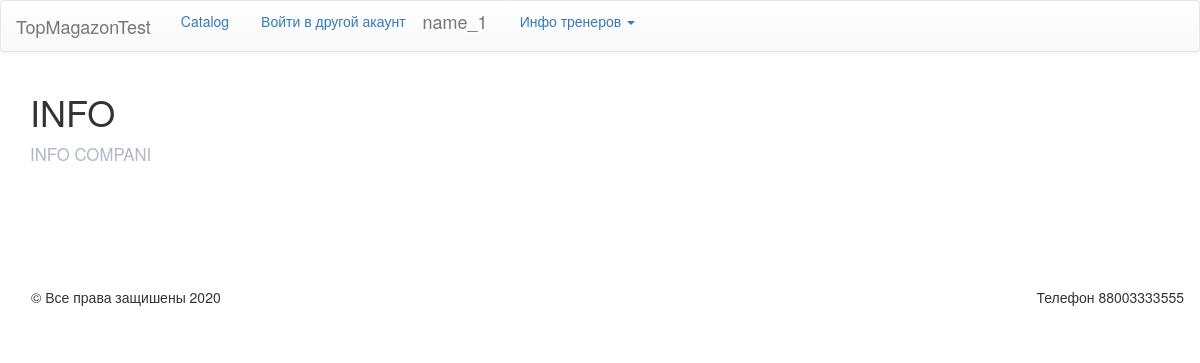
The page / (signed in) on the database its author committed.
### data/INFORM.py (models this page shows)
class Info(SqlAlchemyBase, SerializerMixin):
    __tablename__ = 'inform'
    id = sqlalchemy.Column(sqlalchemy.Integer,
                           primary_key=True, autoincrement=True)
    name = sqlalchemy.Column(sqlalchemy.String, nullable=False, default='name')
    start_text = sqlalchemy.Column(sqlalchemy.String, nullable=False, default='start_text')
    telefon = sqlalchemy.Column(sqlalchemy.String, nullable=False, default='89999999')
    compan_img = sqlalchemy.Column(sqlalchemy.String, nullable=False, default='https://sun9-16.userapi.com/c856028/v856028901/202200/Epy2s3_x81I.jpg')
    admin = sqlalchemy.Column(sqlalchemy.String, nullable=False, default='admin')
    modified_date = sqlalchemy.Column(sqlalchemy.DateTime, default=datetime.datetime.now)
    derektor = sqlalchemy.Column(sqlalchemy.String, nullable=False, default='derektor')

### data/users.py (models this page shows, shortened)
class User(SqlAlchemyBase, UserMixin, SerializerMixin):
    __tablename__ = 'users'
    id = sqlalchemy.Column(sqlalchemy.Integer, primary_key=True, autoincrement=True)
    login = sqlalchemy.Column(sqlalchemy.String, nullable=False, unique=True)
    surname = sqlalchemy.Column(sqlalchemy.String, nullable=True)
    name = sqlalchemy.Column(sqlalchemy.String, nullable=True)
    age = sqlalchemy.Column(sqlalchemy.Integer, nullable=False)
    address = sqlalchemy.Column(sqlalchemy.String, nullable=False)
    my_img = sqlalchemy.Column(sqlalchemy.String, nullable=True,
                               default='https://sun9-16.userapi.com/c856028/v856028901/202200/Epy2s3_x81I.jpg')
    basket = sqlalchemy.Column(sqlalchemy.String, nullable=True, default='0')
    email = sqlalchemy.Column(sqlalchemy.String, unique=True, nullable=False)
    hashed_password = sqlalchemy.Column(sqlalchemy.String, nullable=False)
    modified_date = sqlalchemy.Column(sqlalchemy.DateTime, default=datetime.datetime.now)
    admin_chek = sqlalchemy.Column(sqlalchemy.Boolean, nullable=False, default=False)
    stories = orm.relation('Stories', back_populates='user')

### main.py (the view)
@app.route('/')
def start():
    global inform
    categorid = pass_catal()[0]
    list_product = pass_catal()[1]
    id_treners = pass_treners()[0]
    id_li_client = pass_treners()[1]
    return render_template('start.html', title='start', inform=inform, categorid=categorid,
                           list_product=list_product, id_treners=id_treners, id_li_client=id_li_client)

### data/db_session.py (called while the page is built)
def create_session() -> Session:
    global __factory
    return __factory()

### main.py (called while the page is built)
def pass_treners():
    list_clientele = []
    id_li_client = {}
    id_treners = {}
    for tran in session.query(Trainer):
        id_treners[str(tran.id)] = [tran.surname, tran.name, tran.age, tran.img_trainer, tran.email, tran.telefon]
        for cli in tran.clientele.split(', '):
            list_clientele.append(int(cli))
        id_li_client[str(tran.id)] = list_clientele
        list_clientele = []
    return [id_treners, id_li_client]

def pass_catal():
    id_product_list = []
    categorid = {}
    list_product = {}
    for cate in session.query(Categories):
        categorid[str(cate.id)] = [cate.name, cate.products]
        for prod in cate.products.split(', '):
            try:
                id_product_list.append(int(prod))
                list_product[str(cate.id)] = id_product_list
            except Exception as er:
                abort(404, message=f"fail prod list {er}")
        id_product_list = []
    return [categorid, list_product]

@login_manager.user_loader
def load_user(user_id):
    session = db_session.create_session()
    return session.query(User).get(user_id)

### templates/start.html
{% extends "base.html" %}
{% block content %}
    <h1>INFO</h1>
    <form action="" method="post">
        <div class="textsss">
        {{inform.start_text}}
        </div>
    </form>
{% endblock %}

### templates/base.html (shortened to what this page needs)
<!doctype html>
<html lang="en">
<head>
  <link rel="stylesheet" href="https://maxcdn.bootstrapcdn.com/bootstrap/3.3.7/css/bootstrap.min.css">
  <link rel="stylesheet" href="https://maxcdn.bootstrapcdn.com/bootstrap/3.3.7/css/bootstrap-theme.min.css">
    <link rel="stylesheet" type="text/css" href='/static/css/style.css' />
</head>
<body style="background-attachment:fixed" topmargin="0">
<nav class="navbar navbar-default" role="navigation">
    <div class="container-fluid">
      <div class="navbar-header">
        <a class="navbar-brand" href="/">{{inform.name}}</a>
      </div>
    {% if current_user.is_authenticated %}
        <div class="collapse navbar-collapse" id="bs-example-navbar-collapse-1">
            <div class="container">
  <ul class="nav nav-pills" role="tablist">
    <li><a href="#home" role="tab" data-toggle="pill">Catalog</a></li>
      <li><a href="/login">Войти в другой акаунт</a></li>
      <li><a class="nav navbar-brand" href="/profile/{{inform.id}}">{{ current_user.name }}</a></li>
      <li class="dropdown">
            <a href="#" class="dropdown-toggle" data-toggle="dropdown">Инфо тренеров <b class="caret"></b></a>
            </li>
  </ul>
{% endif %}
</nav>
<main role="main" class="container">
    {% block content %}{% endblock %}
</main>
<br><br><br><br><br><br>
<nav class="navbar" role="navigation">
    <div class="container-fluid">
<div class="collapse navbar-collapse" >
    <ul class="nav navbar-nav">
        <li><footer>&copy; Все права защишены 2020</footer></li>
        </ul>
    <ul class="nav navbar-nav navbar-right">
        <li><footer>Телефон {{inform.telefon}}</footer></li>
        </ul>
</div>
      </div>
</nav>
</body>
</html>

### static/css/style.css (style rules this page uses)
body { background: url(https://sun9-37.userapi.com/c856524/v856524834/16b90d/RciFZHBAeAg.jpg); -moz-background-size: 100%; -webkit-background-size: 100%; -o-background-size: 100%; background-size: 100%; }
div.textsss { color: #b0b7c6; font-size: 120% }

### templates/base.html (style rules this page uses)
body { background: url(https://sun9-37.userapi.com/c856524/v856524834/16b90d/RciFZHBAeAg.jpg); -moz-background-size: 100%; -webkit-background-size: 100%; -o-background-size: 100%; background-size: 100%; }

### rows shown on the page
Info: name "TopMagazonTest", start_text "INFO COMPANI", telefon "88003333555"
User: name "name_1"
